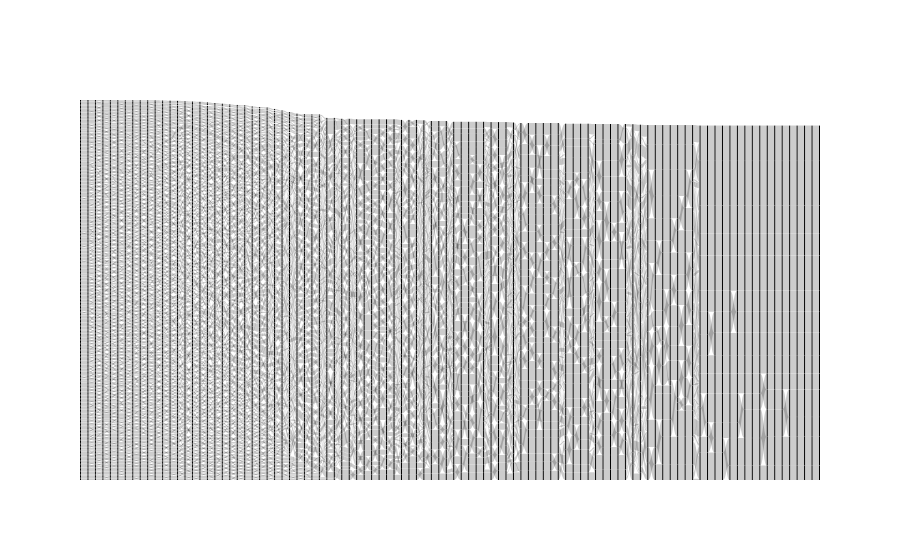

The notebook cell this image was saved under:
### Code cell
fig = plot_sankey(MS_results,optimal_scales=False)
fig.write_image(root_fig+"ER_Sankey.svg")
fig

### Figure 1 — Plotly figure (JSON) as saved in the notebook; plotly's stock layout.template omitted (floating-point values rounded to 4 significant figures; data arrays with more than 128 entries replaced by an {"elided": "..."} marker saying what was removed)
{"data": [{"link": {"source": {"elided": "12227 int values"}, "target": {"elided": "12227 int values"}, "value": {"elided": "12227 int values"}}, "node": {"line": {"color": "black", "width": 0}, "pad": 0.1, "thickness": 1}, "type": "sankey"}], "layout": {"autosize": true}}
